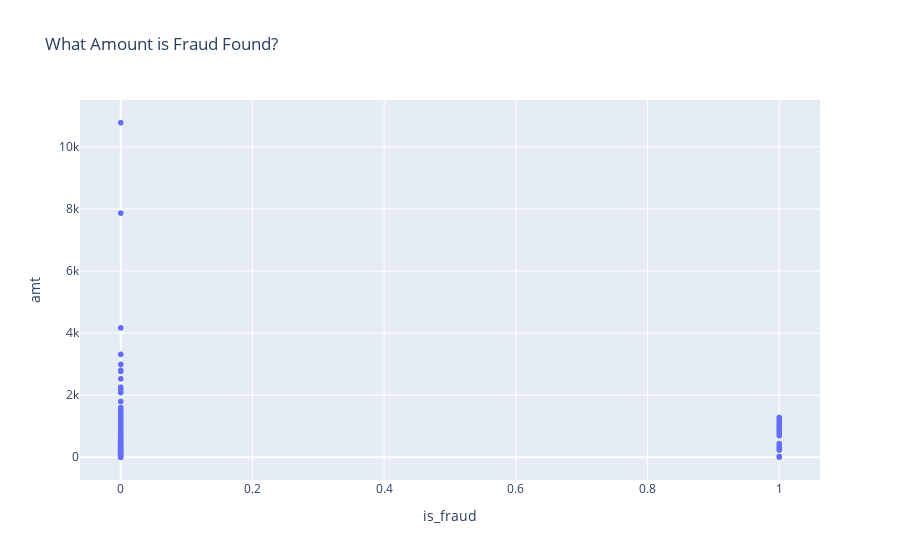

Notebook code for this chart:
### Markdown cell above
Therefore, there is only 0.62% of fraudulent data. Now let's see the amount that the fraudulent data is found.

### Code cell
import plotly.express as px
fig = px.scatter(df, y="amt", x="is_fraud", title="What Amount is Fraud Found?")
fig.show()

### Figure 1 — Plotly figure (JSON) as saved in the notebook; plotly's stock layout.template omitted (floating-point values rounded to 4 significant figures; data arrays with more than 128 entries replaced by an {"elided": "..."} marker saying what was removed)
{"data": [{"hovertemplate": "is_fraud=%{x}<br>amt=%{y}<extra></extra>", "legendgroup": "", "marker": {"color": "#636efa", "symbol": "circle"}, "mode": "markers", "name": "", "showlegend": false, "type": "scattergl", "x": {"elided": "12967 int values"}, "xaxis": "x", "y": {"elided": "12967 float values"}, "yaxis": "y"}], "layout": {"legend": {"tracegroupgap": 0}, "title": {"text": "What Amount is Fraud Found?"}, "xaxis": {"anchor": "y", "domain": [0, 1], "title": {"text": "is_fraud"}}, "yaxis": {"anchor": "x", "domain": [0, 1], "title": {"text": "amt"}}}}
